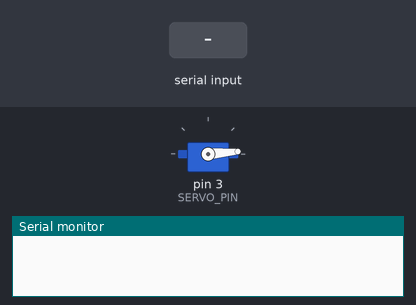
Simulated run of this sketch. Board: Arduino Uno, built with avr-gcc and run on an emulated ATmega328P. On the bench: servo, the last lines printed to the serial monitor. Inputs (shaded band) come from the test bench.

Above: at 1.3 s.
1.4 s: "90,45\n" received over Serial
At 1.7 s:
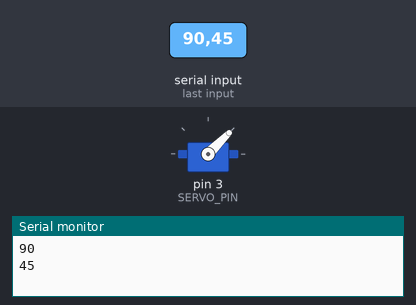
2.9 s: "30,150\n" received over Serial
At 3.8 s:
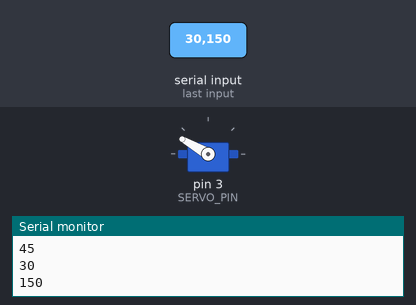
4.4 s: "200\n" received over Serial
At 5.1 s:
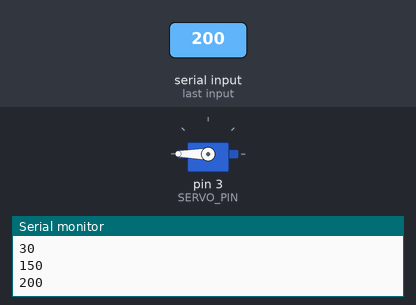
5.9 s: "90\n" received over Serial
At 7.1 s:
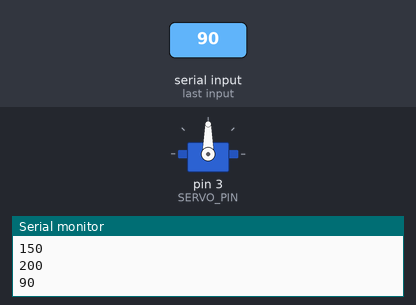
7.4 s: "5\n" received over Serial
At 8.4 s:
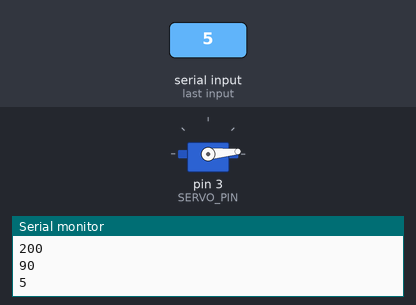
Timing chart, 0 to 9.9 s (numbered marks = the images above; inputs shaded):
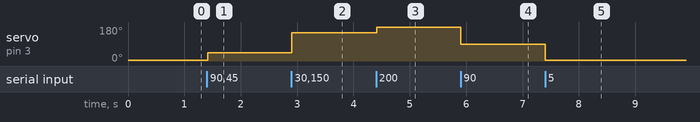

The sketch:

main.ino
```cpp
#include <Servo.h>

#define SERVO_PIN 3
Servo servo;

int deg = 5; // 0 makes some noise

void setup() {
  Serial.begin(9600);
  while (!Serial)
  {
    ;
  }
  servo.attach(SERVO_PIN);
  servo.write(deg);
  delay(100);
}

void loop() {
  while (Serial.available() > 0)
  {
    deg = Serial.parseInt();
    deg = constrain(deg, 0, 360);
    if (Serial.read() == '\n')
    {
      servo.write(deg);
      delay(100);
    }
    Serial.print(deg, DEC);
    Serial.println("");
  }
  delay(10);
}
```

Measured:
- after the input at 1.4 s, servo on pin 3 (SERVO_PIN): 5° → 45° at once
- after the input at 2.9 s, servo on pin 3 (SERVO_PIN): 45° → 150° at once
- after the input at 4.4 s, servo on pin 3 (SERVO_PIN): 150° → 180° at once
- after the input at 5.9 s, servo on pin 3 (SERVO_PIN): 180° → 90° at once
- after the input at 7.4 s, servo on pin 3 (SERVO_PIN): 90° → 5° at once
